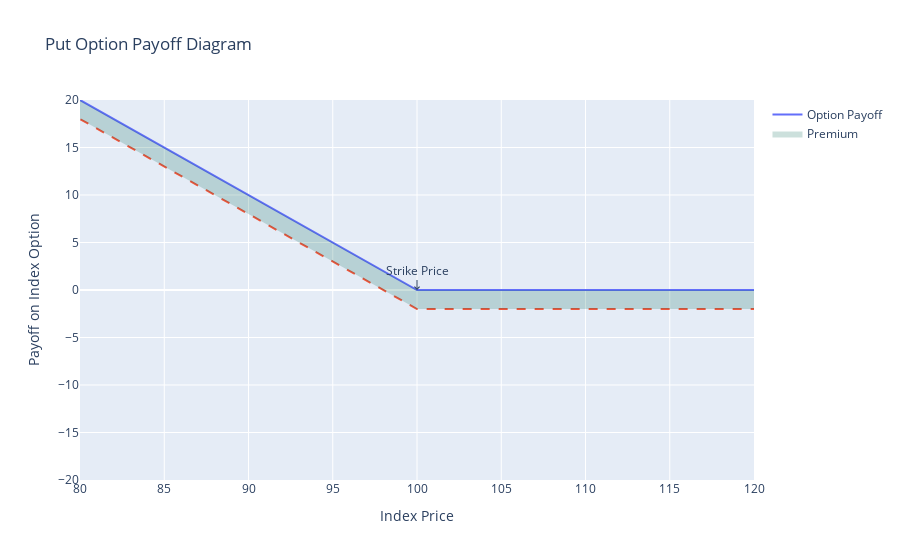

Notebook source saved alongside this figure:
### Code cell
# Stock price range
stock_prices = list(range(0, 200))

# Strike price
strike_price = 100

# Calculate option payoff and premium
payoff_line  = [abs(min(0, price - strike_price))     for price in stock_prices]
premium_line = [abs(min(0, price - strike_price)) - 2 for price in stock_prices]

# Create trace for option payoff
payoff_trace = go.Scatter(x=stock_prices, y=payoff_line, mode='lines', name='Option Payoff')

# Create trace for premium line
premium_trace = go.Scatter(x=stock_prices, y=premium_line, mode='lines', name='Premium', line=dict(dash='dash'), showlegend=False)

# Create shaded region for premium
premium_fill = go.Scatter(
    x=stock_prices + stock_prices[::-1],
    y=payoff_line + premium_line[::-1],
    fill='toself',
    fillcolor='rgba(0,100,80,0.2)',
    line=dict(color='rgba(255,255,255,0)'),
    name='Premium'
)

# Create layout with annotations
layout = go.Layout(
    title='Put Option Payoff Diagram',
    xaxis=dict(title='Index Price', range=[80, 120]),
    yaxis=dict(title='Payoff on Index Option', range=[-20, 20]),
    annotations=[
        dict(
            x=strike_price,
            y=0,
            xref="x",
            yref="y",
            text="Strike Price",
            showarrow=True,
            arrowhead=4,
            ax=0,
            ay=-20,
        ),
    ],
)

# Create figure
figure = go.Figure(data=[payoff_trace, premium_trace, premium_fill], layout=layout)

# Show the figure
figure.show()
pyo.plot(figure, filename='put.html')

### Figure 1 — Plotly figure (JSON) as saved in the notebook; plotly's stock layout.template omitted (floating-point values rounded to 4 significant figures; data arrays with more than 128 entries replaced by an {"elided": "..."} marker saying what was removed)
{"data": [{"mode": "lines", "name": "Option Payoff", "type": "scatter", "x": {"elided": "200 int values"}, "y": {"elided": "200 int values"}}, {"line": {"dash": "dash"}, "mode": "lines", "name": "Premium", "showlegend": false, "type": "scatter", "x": {"elided": "200 int values"}, "y": {"elided": "200 int values"}}, {"fill": "toself", "fillcolor": "rgba(0,100,80,0.2)", "line": {"color": "rgba(255,255,255,0)"}, "name": "Premium", "type": "scatter", "x": {"elided": "400 int values"}, "y": {"elided": "400 int values"}}], "layout": {"annotations": [{"arrowhead": 4, "ax": 0, "ay": -20, "showarrow": true, "text": "Strike Price", "x": 100, "xref": "x", "y": 0, "yref": "y"}], "title": {"text": "Put Option Payoff Diagram"}, "xaxis": {"range": [80, 120], "title": {"text": "Index Price"}}, "yaxis": {"range": [-20, 20], "title": {"text": "Payoff on Index Option"}}}}
